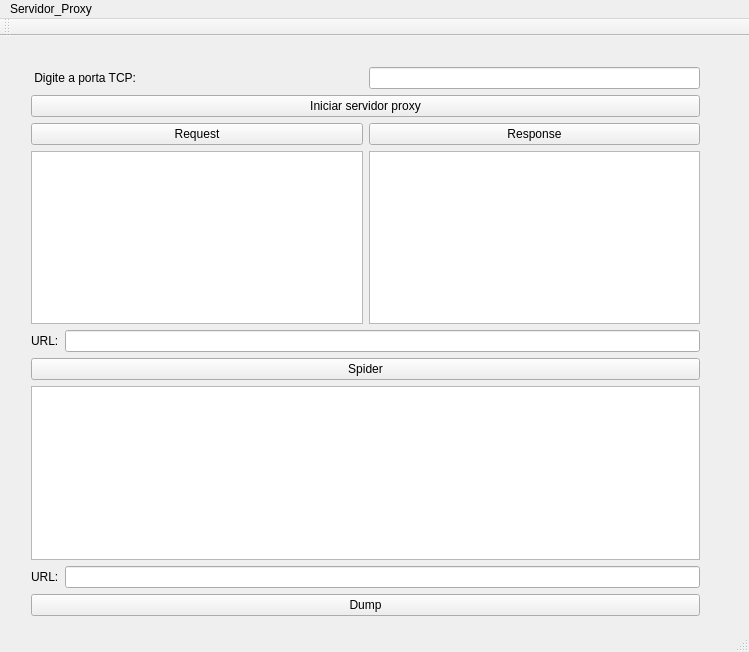
<?xml version="1.0" encoding="UTF-8"?>
<ui version="4.0">
 <class>proxyui</class>
 <widget class="QMainWindow" name="proxyui">
  <property name="geometry">
   <rect>
    <x>0</x>
    <y>0</y>
    <width>749</width>
    <height>652</height>
   </rect>
  </property>
  <property name="windowTitle">
   <string>proxyui</string>
  </property>
  <widget class="QWidget" name="centralWidget">
   <widget class="QWidget" name="verticalLayoutWidget">
    <property name="geometry">
     <rect>
      <x>20</x>
      <y>20</y>
      <width>691</width>
      <height>571</height>
     </rect>
    </property>
    <layout class="QVBoxLayout" name="verticalLayout">
     <item>
      <layout class="QHBoxLayout" name="horizontalLayout_4"/>
     </item>
     <item>
      <layout class="QHBoxLayout" name="horizontalLayout_5">
       <item>
        <widget class="QLabel" name="lbl_port">
         <property name="text">
          <string> Digite a porta TCP:</string>
         </property>
        </widget>
       </item>
       <item>
        <widget class="QLineEdit" name="le_port">
         <property name="sizePolicy">
          <sizepolicy hsizetype="Minimum" vsizetype="Fixed">
           <horstretch>0</horstretch>
           <verstretch>0</verstretch>
          </sizepolicy>
         </property>
        </widget>
       </item>
      </layout>
     </item>
     <item>
      <widget class="QPushButton" name="pb_start">
       <property name="text">
        <string>Iniciar servidor proxy</string>
       </property>
      </widget>
     </item>
     <item>
      <layout class="QHBoxLayout" name="horizontalLayout">
       <item>
        <layout class="QVBoxLayout" name="verticalLayout_4">
         <item>
          <widget class="QPushButton" name="pb_request">
           <property name="text">
            <string>Request</string>
           </property>
          </widget>
         </item>
         <item>
          <widget class="QTextEdit" name="te_request">
           <property name="readOnly">
            <bool>true</bool>
           </property>
          </widget>
         </item>
        </layout>
       </item>
       <item>
        <layout class="QVBoxLayout" name="verticalLayout_3">
         <item>
          <widget class="QPushButton" name="pb_response">
           <property name="text">
            <string>Response</string>
           </property>
          </widget>
         </item>
         <item>
          <widget class="QTextEdit" name="te_response">
           <property name="readOnly">
            <bool>true</bool>
           </property>
          </widget>
         </item>
        </layout>
       </item>
      </layout>
     </item>
     <item>
      <layout class="QHBoxLayout" name="horizontalLayout_2">
       <item>
        <widget class="QLabel" name="lbl_spider">
         <property name="text">
          <string>URL:</string>
         </property>
        </widget>
       </item>
       <item>
        <widget class="QLineEdit" name="le_spider"/>
       </item>
      </layout>
     </item>
     <item>
      <widget class="QPushButton" name="pb_spidergo">
       <property name="text">
        <string>Spider</string>
       </property>
      </widget>
     </item>
     <item>
      <widget class="QTextEdit" name="te_spider">
       <property name="readOnly">
        <bool>true</bool>
       </property>
      </widget>
     </item>
     <item>
      <layout class="QHBoxLayout" name="horizontalLayout_3">
       <item>
        <widget class="QLabel" name="lbl_dump">
         <property name="text">
          <string>URL:</string>
         </property>
        </widget>
       </item>
       <item>
        <widget class="QLineEdit" name="le_dump"/>
       </item>
      </layout>
     </item>
     <item>
      <widget class="QPushButton" name="pb_dump">
       <property name="text">
        <string>Dump</string>
       </property>
      </widget>
     </item>
    </layout>
   </widget>
  </widget>
  <widget class="QMenuBar" name="menuBar">
   <property name="geometry">
    <rect>
     <x>0</x>
     <y>0</y>
     <width>749</width>
     <height>25</height>
    </rect>
   </property>
   <widget class="QMenu" name="menuServidor_Proxy">
    <property name="title">
     <string>Servidor_Proxy</string>
    </property>
   </widget>
   <addaction name="menuServidor_Proxy"/>
  </widget>
  <widget class="QToolBar" name="mainToolBar">
   <attribute name="toolBarArea">
    <enum>TopToolBarArea</enum>
   </attribute>
   <attribute name="toolBarBreak">
    <bool>false</bool>
   </attribute>
  </widget>
  <widget class="QStatusBar" name="statusBar"/>
 </widget>
 <layoutdefault spacing="6" margin="11"/>
 <resources/>
 <connections/>
</ui>
